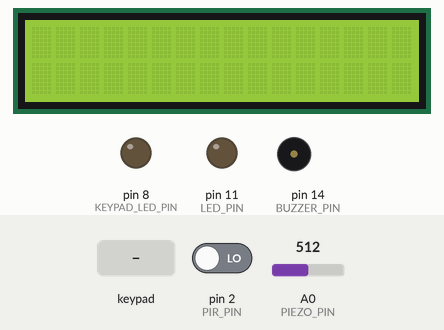
Simulated run of this sketch. Board: Arduino Mega 2560, built with avr-gcc and run on an emulated ATmega2560. On the bench: 16×2 character LCD, output pins drawn as LEDs (lit = HIGH), buzzer (waves = sounding, pin HIGH). The inputs (shaded band) are chosen by the test bench; at power-on: pin 2 (PIR_PIN) LOW, A0 (PIEZO_PIN) = 512.

Above: at 0.9 s.
1.0 s: key 'A' pressed
At 2.2 s:
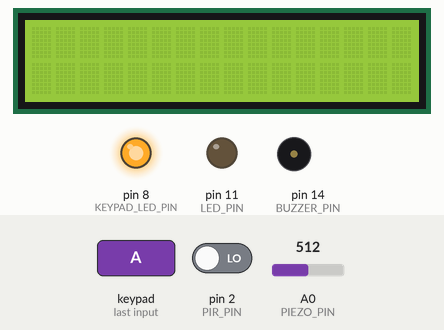
2.5 s: pin 2 (PIR_PIN) driven HIGH
At 4.3 s:
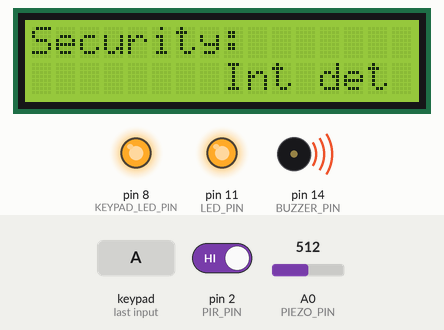
4.6 s: keypad keys 1 2 3 4 A pressed 0.4 s apart
At 6.31 s:
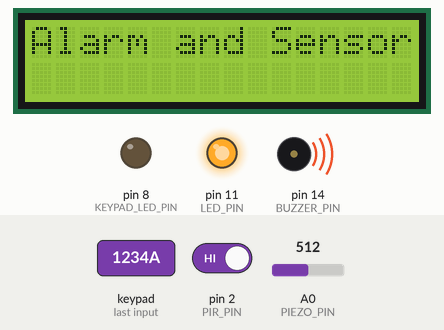
8.1 s: keypad keys 1 3 9 7 A pressed 0.4 s apart
At 10.05 s:
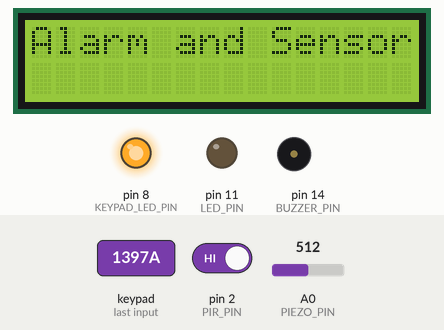
13.1 s: A0 (PIEZO_PIN) set to 208
14.6 s: A0 (PIEZO_PIN) set to 183
At 15.1 s:
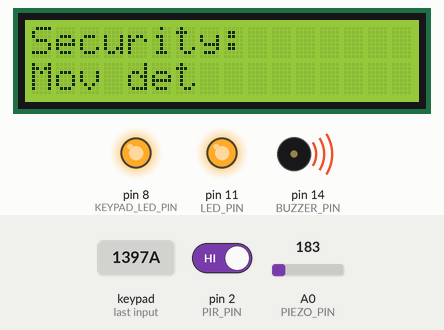
Timing chart, 0 to 17.1 s (numbered marks = the images above; inputs shaded):
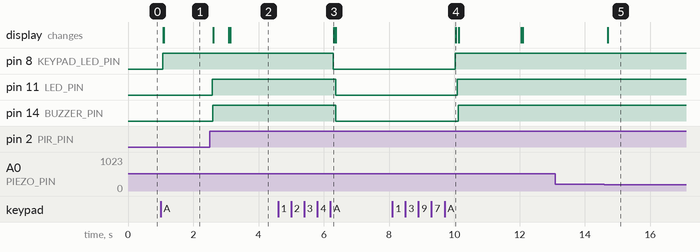

The sketch:

Tugas_akhir_siter.ino
```cpp
#include <Wire.h>
#include <LiquidCrystal_I2C.h>
#include <Arduino_FreeRTOS.h>
#include <task.h>
#include <semphr.h>
#include <Keypad.h>

#define PIR_PIN 2
#define PIEZO_PIN A0
#define LED_PIN 11
#define BUZZER_PIN 14
#define KEYPAD_LED_PIN 8

LiquidCrystal_I2C lcd(0x27, 16, 2);

const byte ROW_NUM = 4;
const byte COLUMN_NUM = 4;

char keys[ROW_NUM][COLUMN_NUM] = {
  {'1', '2', '3', 'A'},
  {'4', '5', '6', 'B'},
  {'7', '8', '9', 'C'},
  {'*', '0', '#', 'D'}
};

byte pin_rows[ROW_NUM] = {22, 23, 24, 25};
byte pin_column[COLUMN_NUM] = {42, 43, 44, 45};

Keypad keypad = Keypad(makeKeymap(keys), pin_rows, pin_column, ROW_NUM, COLUMN_NUM);

SemaphoreHandle_t keypadSemaphore;
bool alarmEnabled = false;
bool sensorEnabled = false;
char enteredPassword[5] = "";
int passwordIndex = 0;

void keypadTask(void *pvParameters) {
  // Serial.println("keypad task start");
  while (1) {
    char key = keypad.getKey();
    if (key != NO_KEY) {
      // Serial.print("Key pressed: ");
      // Serial.println(key);

      if (key == 'B') {
        // Submit the password
        if (passwordIndex == 4) {
          // Check password and toggle alarm and sensor
          if (checkPassword(enteredPassword)) {
            alarmEnabled = false;
            sensorEnabled = false;
            digitalWrite(KEYPAD_LED_PIN, LOW);

            // Serial.println("Alarm and Sensor turned off");

            lcd.clear();
            lcd.print("Alarm and Sensor Off");
            delay(2000);

          } else {
            // Incorrect password, handle accordingly (e.g., display error on LCD)
            // Serial.println("Incorrect password");
            lcd.clear();
            lcd.print("Incorrect password");
            delay(2000);
            lcd.clear();
          }

          // Reset entered password
          memset(enteredPassword, 0, sizeof(enteredPassword));
          passwordIndex = 0;
        }
      } else if (key == 'A') {
        // Toggle alarm and sensor
        alarmEnabled = !alarmEnabled;
        sensorEnabled = !sensorEnabled;
        // Serial.println("Alarm and Sensor toggled");
        digitalWrite(KEYPAD_LED_PIN, sensorEnabled ? HIGH : LOW);

        lcd.clear();
        lcd.print("Alarm and Sensor ");
        lcd.print(sensorEnabled ? "On" : "Off");
        delay(2000);
        lcd.clear();
      } else if (passwordIndex < 4) {
        // Store pressed key for password entry
        enteredPassword[passwordIndex] = key;
        passwordIndex++;
      }
    }
    vTaskDelay(100 / portTICK_PERIOD_MS);
  }
}

void securityTask(void *pvParameters) {
  // Serial.println("security task start");

  while (1) {
    // Serial.println("security task loop");

    if (digitalRead(PIR_PIN) == HIGH && sensorEnabled) {
      // Serial.println("PIR sensor triggered");
      digitalWrite(LED_PIN, HIGH);

      lcd.clear();
      lcd.setCursor(0, 0);
      lcd.print("Security: ");
      lcd.setCursor(0, 1);
      lcd.print("Mov det");

      if (analogRead(PIEZO_PIN) > 200) {
        // Serial.println("Intruders detected");
        digitalWrite(LED_PIN, HIGH);
        digitalWrite(BUZZER_PIN, HIGH);

        String s = 1 + "|";
        Serial.println(s);

        lcd.clear();
        lcd.setCursor(0, 0);
        lcd.print("Security: ");
        lcd.setCursor(8, 1);
        lcd.print("Int det");
      }
    } else {
      // Serial.println("No motion detected");
      digitalWrite(LED_PIN, LOW);
      digitalWrite(BUZZER_PIN, LOW);
      lcd.clear();
    }

    vTaskDelay(100 / portTICK_PERIOD_MS);
  }
}

bool checkPassword(const char *enteredPassword) {
  const char correctPassword[] = "1234"; // Change this to your desired password
  return strcmp(enteredPassword, correctPassword) == 0;
}

void setup() {
  Serial.begin(9600);
  // Serial.println("setup start");
  pinMode(PIR_PIN, INPUT);
  pinMode(PIEZO_PIN, INPUT);
  pinMode(LED_PIN, OUTPUT);
  pinMode(BUZZER_PIN, OUTPUT);
  pinMode(KEYPAD_LED_PIN, OUTPUT);

  lcd.init();
  lcd.backlight();

  keypadSemaphore = xSemaphoreCreateBinary();

  xTaskCreate(keypadTask, "keypadTask", 128, NULL, 1, NULL);
  xTaskCreate(securityTask, "securityTask", 128, NULL, 2, NULL);

  vTaskStartScheduler();
}

void loop() {
  // Empty, tasks are scheduled by FreeRTOS
}
```

Measured:
- the behaviour switches between 201 and 200 on A0 (PIEZO_PIN) (found by bisection; images 4 and 5)
- after the input at 1.0 s, pin 8 (KEYPAD_LED_PIN): LOW → HIGH after 0.06 s; the display: first changes after 0.08 s (image 1 shows a later state)
- after the input at 2.5 s, pin 11 (LED_PIN): LOW → HIGH after 0.08 s; pin 14 (BUZZER_PIN): LOW → HIGH after 0.10 s; the display: changes after 0.12 s (image 2)
- after the input at 4.6 s, pin 8 (KEYPAD_LED_PIN): HIGH → LOW after 1.7 s; pin 11 (LED_PIN), pin 14 (BUZZER_PIN): HIGH → LOW after 1.8 s; the display: changes after 1.7 s (image 3)
- after the input at 8.1 s, pin 8 (KEYPAD_LED_PIN): LOW → HIGH after 1.9 s; pin 11 (LED_PIN), pin 14 (BUZZER_PIN): LOW → HIGH after 2.0 s; the display: changes after 1.9 s (image 4)
- after the input at 13.1 s, every drawn part: stays the same
- after the input at 14.6 s, the display: changes after 0.09 s (image 5)
